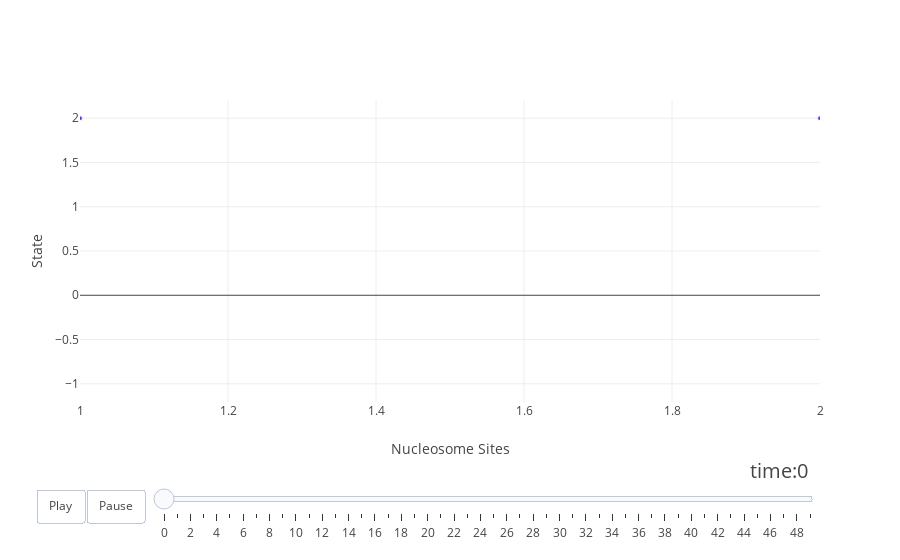

Notebook code for this chart:
### Code cell
numFrames = 50

from plotly.offline import init_notebook_mode, iplot
from IPython.display import display, HTML

init_notebook_mode(connected=True)

times = np.linspace(0, len(out[0]) - 1, numFrames)

# make list of nucleosomes
nucSites = np.linspace(1, K, K)

# make figure
figure = {
    'data': [],
    'layout': {},
    'frames': []
}

# fill in most of layout
figure['layout']['xaxis'] = {'range': nucSites, 'title': 'Nucleosome Sites'}
figure['layout']['yaxis'] = {'title': 'State'}
figure['layout']['hovermode'] = 'closest'
figure['layout']['sliders'] = {
    'args': [
        'transition', {
            'duration': 400,
            'easing': 'cubic-in-out'
        }
    ],
    'initialValue': 0,
    'plotlycommand': 'animate',
    'values': times.tolist(),
    'visible': True
}
figure['layout']['updatemenus'] = [
    {
        'buttons': [
            {
                'args': [None, {'frame': {'duration': 500, 'redraw': False},
                         'fromcurrent': True, 'transition': {'duration': 300, 'easing': 'quadratic-in-out'}}],
                'label': 'Play',
                'method': 'animate'
            },
            {
                'args': [[None], {'frame': {'duration': 0, 'redraw': False}, 'mode': 'immediate',
                'transition': {'duration': 0}}],
                'label': 'Pause',
                'method': 'animate'
            }
        ],
        'direction': 'left',
        'pad': {'r': 10, 't': 87},
        'showactive': False,
        'type': 'buttons',
        'x': 0.1,
        'xanchor': 'right',
        'y': 0,
        'yanchor': 'top'
    }
]

sliders_dict = {
    'active': 0,
    'yanchor': 'top',
    'xanchor': 'left',
    'currentvalue': {
        'font': {'size': 20},
        'prefix': 'time:',
        'visible': True,
        'xanchor': 'right'
    },
    'transition': {'duration': 300, 'easing': 'cubic-in-out'},
    'pad': {'b': 10, 't': 50},
    'len': 0.9,
    'x': 0.1,
    'y': 0,
    'steps': []
}

# make data
time = 0
data_dict = {
    'x': nucSites.tolist(),
    'y': out[2][time]['sites'].tolist(),
    'mode': 'markers',
    'marker': {
        'color': out[2][time]['color'],
        'size': out[2][time]['size'],
    },
}
figure['data'].append(data_dict)
    
# make frames
for time in times:
    time = int(time)
    frame = {'data': [], 'name': str(time)}
    data_dict = {
        'x': nucSites.tolist(),
        'y': out[2][time]['sites'].tolist(),
        'mode': 'markers',
        'marker': {
            'color': out[2][time]['color'],
            'size': out[2][time]['size'],
        },
    }
    frame['data'].append(data_dict)
    figure['frames'].append(frame)
    slider_step = {'args': [
        [time],
        {'frame': {'duration': 300, 'redraw': False},
         'mode': 'immediate',
       'transition': {'duration': 300}}
     ],
     'label': time,
     'method': 'animate'}
    sliders_dict['steps'].append(slider_step)

    
figure['layout']['sliders'] = [sliders_dict]

iplot(figure)

### Figure 1 — Plotly figure (JSON) as saved in the notebook; plotly's stock layout.template omitted (floating-point values rounded to 4 significant figures)
{"data": [{"marker": {"color": ["blue", "blue", "blue", "blue", "blue", "blue", "blue", "blue", "blue", "blue", "blue", "blue", "blue", "blue", "blue", "blue", "blue", "blue", "blue", "blue", "blue", "blue", "blue", "blue", "blue", "blue", "blue", "blue", "blue", "blue", "blue", "blue", "blue", "blue", "blue", "blue", "blue", "blue", "blue", "blue", "blue", "blue", "blue", "blue", "blue", "blue", "blue", "blue", "blue", "blue", "blue", "blue", "blue", "blue", "blue", "blue", "blue", "blue", "blue", "blue", "blue", "blue", "blue", "blue", "blue", "blue", "blue", "blue", "blue", "blue", "blue", "blue", "blue", "blue", "blue", "blue", "blue", "blue", "blue", "blue", "blue", "blue", "blue", "blue", "blue", "blue", "blue", "blue", "blue", "blue", "blue", "blue", "blue", "blue", "blue", "blue", "blue", "blue", "blue", "blue"], "size": [5, 5, 5, 5, 5, 5, 5, 5, 5, 5, 5, 5, 5, 5, 5, 5, 5, 5, 5, 5, 5, 5, 5, 5, 5, 5, 5, 5, 5, 5, 5, 5, 5, 5, 5, 5, 5, 5, 5, 5, 5, 5, 5, 5, 5, 5, 5, 5, 5, 5, 5, 5, 5, 5, 5, 5, 5, 5, 5, 5, 5, 5, 5, 5, 5, 5, 5, 5, 5, 5, 5, 5, 5, 5, 5, 5, 5, 5, 5, 5, 5, 5, 5, 5, 5, 5, 5, 5, 5, 5, 5, 5, 5, 5, 5, 5, 5, 5, 5, 5]}, "mode": "markers", "x": [1, 2, 3, 4, 5, 6, 7, 8, 9, 10, 11, 12, 13, 14, 15, 16, 17, 18, 19, 20, 21, 22, 23, 24, 25, 26, 27, 28, 29, 30, 31, 32, 33, 34, 35, 36, 37, 38, 39, 40, 41, 42, 43, 44, 45, 46, 47, 48, 49, 50, 51, 52, 53, 54, 55, 56, 57, 58, 59, 60, 61, 62, 63, 64, 65, 66, 67, 68, 69, 70, 71, 72, 73, 74, 75, 76, 77, 78, 79, 80, 81, 82, 83, 84, 85, 86, 87, 88, 89, 90, 91, 92, 93, 94, 95, 96, 97, 98, 99, 100], "y": [2, 2, -1, 1, 2, 1, -1, -1, 0, 2, 0, -1, 2, 0, 1, 1, 1, 2, -1, 2, 2, 2, 2, -1, 2, 1, 2, 2, 1, 0, 2, 2, -1, 1, 1, 2, 2, 1, 2, -1, 2, 0, 1, 2, 1, 0, 2, 2, 0, 0, 2, 0, 2, 2, 2, 2, 2, 2, -1, 2, -1, 2, 0, 0, 0, 2, 2, 2, 0, 2, -1, 2, 1, -1, 2, 1, 1, 2, 2, 2, 2, 2, 0, 0, -1, 2, 2, -1, 2, 0, -1, 0, -1, 1, 2, 2, 1, 2, -1, 2]}], "layout": {"hovermode": "closest", "sliders": [{"active": 0, "currentvalue": {"font": {"size": 20}, "prefix": "time:", "visible": true, "xanchor": "right"}, "len": 0.9, "pad": {"b": 10, "t": 50}, "steps": [{"args": [[0], {"frame": {"duration": 300, "redraw": false}, "mode": "immediate", "transition": {"duration": 300}}], "label": 0, "method": "animate"}, {"args": [[1], {"frame": {"duration": 300, "redraw": false}, "mode": "immediate", "transition": {"duration": 300}}], "label": 1, "method": "animate"}, {"args": [[2], {"frame": {"duration": 300, "redraw": false}, "mode": "immediate", "transition": {"duration": 300}}], "label": 2, "method": "animate"}, {"args": [[3], {"frame": {"duration": 300, "redraw": false}, "mode": "immediate", "transition": {"duration": 300}}], "label": 3, "method": "animate"}, {"args": [[4], {"frame": {"duration": 300, "redraw": false}, "mode": "immediate", "transition": {"duration": 300}}], "label": 4, "method": "animate"}, {"args": [[5], {"frame": {"duration": 300, "redraw": false}, "mode": "immediate", "transition": {"duration": 300}}], "label": 5, "method": "animate"}, {"args": [[6], {"frame": {"duration": 300, "redraw": false}, "mode": "immediate", "transition": {"duration": 300}}], "label": 6, "method": "animate"}, {"args": [[7], {"frame": {"duration": 300, "redraw": false}, "mode": "immediate", "transition": {"duration": 300}}], "label": 7, "method": "animate"}, {"args": [[8], {"frame": {"duration": 300, "redraw": false}, "mode": "immediate", "transition": {"duration": 300}}], "label": 8, "method": "animate"}, {"args": [[9], {"frame": {"duration": 300, "redraw": false}, "mode": "immediate", "transition": {"duration": 300}}], "label": 9, "method": "animate"}, {"args": [[10], {"frame": {"duration": 300, "redraw": false}, "mode": "immediate", "transition": {"duration": 300}}], "label": 10, "method": "animate"}, {"args": [[11], {"frame": {"duration": 300, "redraw": false}, "mode": "immediate", "transition": {"duration": 300}}], "label": 11, "method": "animate"}, {"args": [[12], {"frame": {"duration": 300, "redraw": false}, "mode": "immediate", "transition": {"duration": 300}}], "label": 12, "method": "animate"}, {"args": [[13], {"frame": {"duration": 300, "redraw": false}, "mode": "immediate", "transition": {"duration": 300}}], "label": 13, "method": "animate"}, {"args": [[14], {"frame": {"duration": 300, "redraw": false}, "mode": "immediate", "transition": {"duration": 300}}], "label": 14, "method": "animate"}, {"args": [[15], {"frame": {"duration": 300, "redraw": false}, "mode": "immediate", "transition": {"duration": 300}}], "label": 15, "method": "animate"}, {"args": [[16], {"frame": {"duration": 300, "redraw": false}, "mode": "immediate", "transition": {"duration": 300}}], "label": 16, "method": "animate"}, {"args": [[17], {"frame": {"duration": 300, "redraw": false}, "mode": "immediate", "transition": {"duration": 300}}], "label": 17, "method": "animate"}, {"args": [[18], {"frame": {"duration": 300, "redraw": false}, "mode": "immediate", "transition": {"duration": 300}}], "label": 18, "method": "animate"}, {"args": [[19], {"frame": {"duration": 300, "redraw": false}, "mode": "immediate", "transition": {"duration": 300}}], "label": 19, "method": "animate"}, {"args": [[20], {"frame": {"duration": 300, "redraw": false}, "mode": "immediate", "transition": {"duration": 300}}], "label": 20, "method": "animate"}, {"args": [[21], {"frame": {"duration": 300, "redraw": false}, "mode": "immediate", "transition": {"duration": 300}}], "label": 21, "method": "animate"}, {"args": [[22], {"frame": {"duration": 300, "redraw": false}, "mode": "immediate", "transition": {"duration": 300}}], "label": 22, "method": "animate"}, {"args": [[23], {"frame": {"duration": 300, "redraw": false}, "mode": "immediate", "transition": {"duration": 300}}], "label": 23, "method": "animate"}, {"args": [[24], {"frame": {"duration": 300, "redraw": false}, "mode": "immediate", "transition": {"duration": 300}}], "label": 24, "method": "animate"}, {"args": [[25], {"frame": {"duration": 300, "redraw": false}, "mode": "immediate", "transition": {"duration": 300}}], "label": 25, "method": "animate"}, {"args": [[26], {"frame": {"duration": 300, "redraw": false}, "mode": "immediate", "transition": {"duration": 300}}], "label": 26, "method": "animate"}, {"args": [[27], {"frame": {"duration": 300, "redraw": false}, "mode": "immediate", "transition": {"duration": 300}}], "label": 27, "method": "animate"}, {"args": [[28], {"frame": {"duration": 300, "redraw": false}, "mode": "immediate", "transition": {"duration": 300}}], "label": 28, "method": "animate"}, {"args": [[29], {"frame": {"duration": 300, "redraw": false}, "mode": "immediate", "transition": {"duration": 300}}], "label": 29, "method": "animate"}, {"args": [[30], {"frame": {"duration": 300, "redraw": false}, "mode": "immediate", "transition": {"duration": 300}}], "label": 30, "method": "animate"}, {"args": [[31], {"frame": {"duration": 300, "redraw": false}, "mode": "immediate", "transition": {"duration": 300}}], "label": 31, "method": "animate"}, {"args": [[32], {"frame": {"duration": 300, "redraw": false}, "mode": "immediate", "transition": {"duration": 300}}], "label": 32, "method": "animate"}, {"args": [[33], {"frame": {"duration": 300, "redraw": false}, "mode": "immediate", "transition": {"duration": 300}}], "label": 33, "method": "animate"}, {"args": [[34], {"frame": {"duration": 300, "redraw": false}, "mode": "immediate", "transition": {"duration": 300}}], "label": 34, "method": "animate"}, {"args": [[35], {"frame": {"duration": 300, "redraw": false}, "mode": "immediate", "transition": {"duration": 300}}], "label": 35, "method": "animate"}, {"args": [[36], {"frame": {"duration": 300, "redraw": false}, "mode": "immediate", "transition": {"duration": 300}}], "label": 36, "method": "animate"}, {"args": [[37], {"frame": {"duration": 300, "redraw": false}, "mode": "immediate", "transition": {"duration": 300}}], "label": 37, "method": "animate"}, {"args": [[38], {"frame": {"duration": 300, "redraw": false}, "mode": "immediate", "transition": {"duration": 300}}], "label": 38, "method": "animate"}, {"args": [[39], {"frame": {"duration": 300, "redraw": false}, "mode": "immediate", "transition": {"duration": 300}}], "label": 39, "method": "animate"}, {"args": [[40], {"frame": {"duration": 300, "redraw": false}, "mode": "immediate", "transition": {"duration": 300}}], "label": 40, "method": "animate"}, {"args": [[41], {"frame": {"duration": 300, "redraw": false}, "mode": "immediate", "transition": {"duration": 300}}], "label": 41, "method": "animate"}, {"args": [[42], {"frame": {"duration": 300, "redraw": false}, "mode": "immediate", "transition": {"duration": 300}}], "label": 42, "method": "animate"}, {"args": [[43], {"frame": {"duration": 300, "redraw": false}, "mode": "immediate", "transition": {"duration": 300}}], "label": 43, "method": "animate"}, {"args": [[44], {"frame": {"duration": 300, "redraw": false}, "mode": "immediate", "transition": {"duration": 300}}], "label": 44, "method": "animate"}, {"args": [[45], {"frame": {"duration": 300, "redraw": false}, "mode": "immediate", "transition": {"duration": 300}}], "label": 45, "method": "animate"}, {"args": [[46], {"frame": {"duration": 300, "redraw": false}, "mode": "immediate", "transition": {"duration": 300}}], "label": 46, "method": "animate"}, {"args": [[47], {"frame": {"duration": 300, "redraw": false}, "mode": "immediate", "transition": {"duration": 300}}], "label": 47, "method": "animate"}, {"args": [[48], {"frame": {"duration": 300, "redraw": false}, "mode": "immediate", "transition": {"duration": 300}}], "label": 48, "method": "animate"}, {"args": [[49], {"frame": {"duration": 300, "redraw": false}, "mode": "immediate", "transition": {"duration": 300}}], "label": 49, "method": "animate"}], "transition": {"duration": 300, "easing": "cubic-in-out"}, "x": 0.1, "xanchor": "left", "y": 0, "yanchor": "top"}], "updatemenus": [{"buttons": [{"args": [null, {"frame": {"duration": 500, "redraw": false}, "fromcurrent": true, "transition": {"duration": 300, "easing": "quadratic-in-out"}}], "label": "Play", "method": "animate"}, {"args": [[null], {"frame": {"duration": 0, "redraw": false}, "mode": "immediate", "transition": {"duration": 0}}], "label": "Pause", "method": "animate"}], "direction": "left", "pad": {"r": 10, "t": 87}, "showactive": false, "type": "buttons", "x": 0.1, "xanchor": "right", "y": 0, "yanchor": "top"}], "xaxis": {"range": [1, 2, 3, 4, 5, 6, 7, 8, 9, 10, 11, 12, 13, 14, 15, 16, 17, 18, 19, 20, 21, 22, 23, 24, 25, 26, 27, 28, 29, 30, 31, 32, 33, 34, 35, 36, 37, 38, 39, 40, 41, 42, 43, 44, 45, 46, 47, 48, 49, 50, 51, 52, 53, 54, 55, 56, 57, 58, 59, 60, 61, 62, 63, 64, 65, 66, 67, 68, 69, 70, 71, 72, 73, 74, 75, 76, 77, 78, 79, 80, 81, 82, 83, 84, 85, 86, 87, 88, 89, 90, 91, 92, 93, 94, 95, 96, 97, 98, 99, 100], "title": "Nucleosome Sites"}, "yaxis": {"title": "State"}}}
